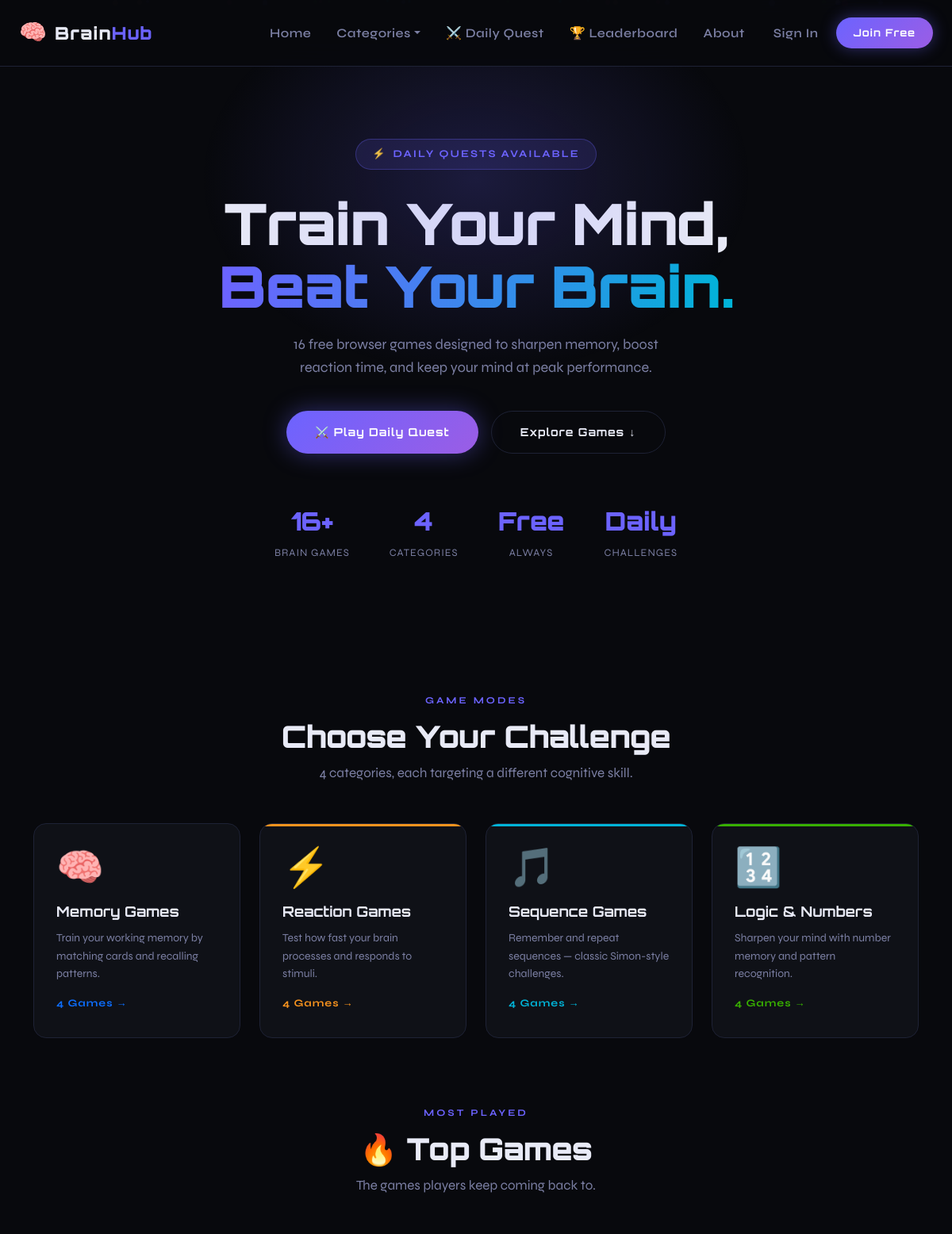
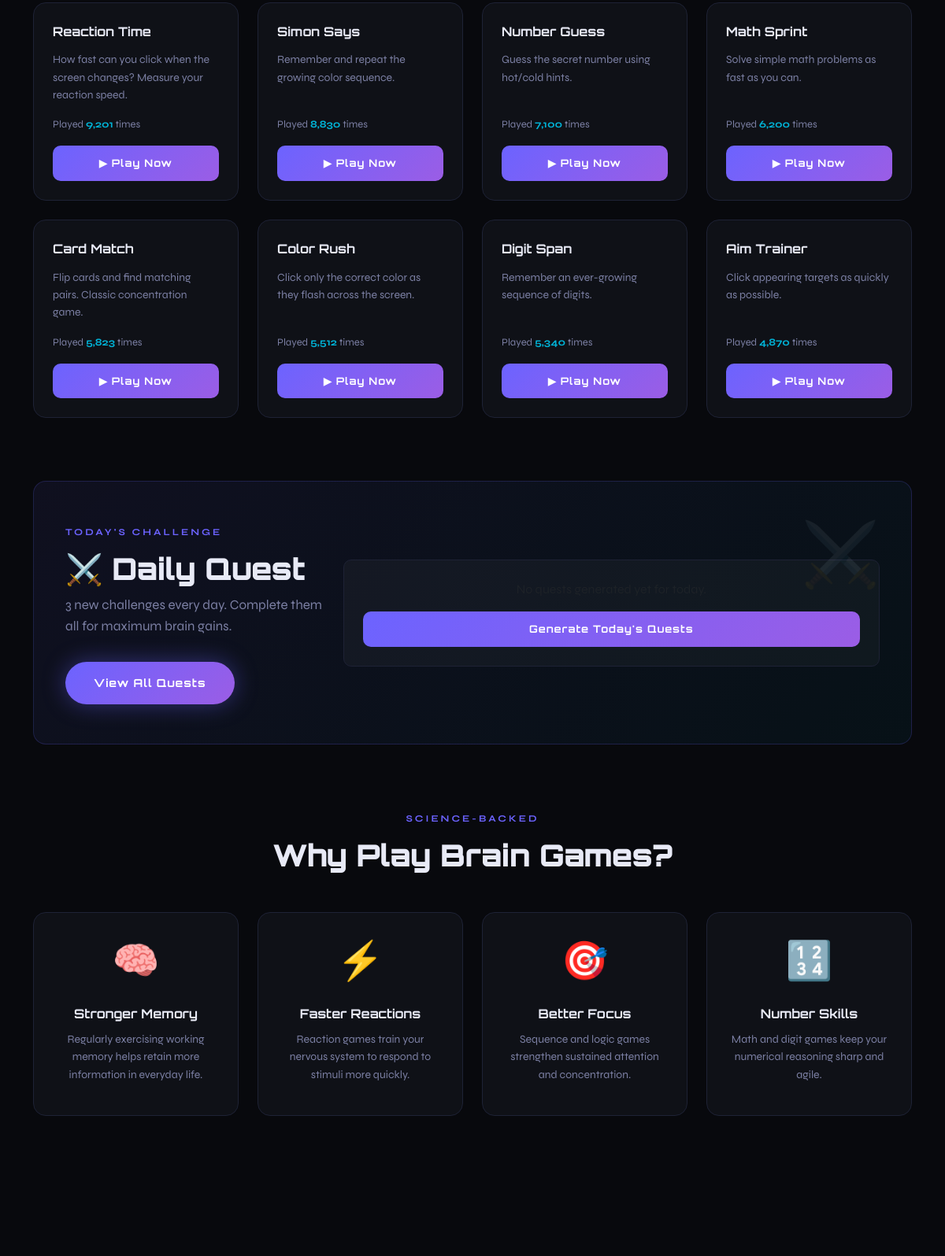
The page / (upper part) on the database its author committed (2 pictures, top to bottom).
### tables this page shows
CREATE TABLE categories (
    id INT AUTO_INCREMENT PRIMARY KEY,
    name VARCHAR(100) NOT NULL,
    slug VARCHAR(100) NOT NULL UNIQUE,
    icon VARCHAR(10) NOT NULL,
    description TEXT,
    color VARCHAR(50) DEFAULT '#6c63ff'
);

CREATE TABLE games (
    id INT AUTO_INCREMENT PRIMARY KEY,
    category_id INT NOT NULL,
    title VARCHAR(150) NOT NULL,
    slug VARCHAR(150) NOT NULL UNIQUE,
    description TEXT,
    status ENUM('active','draft') DEFAULT 'active',
    plays INT DEFAULT 0,
    created_at TIMESTAMP DEFAULT CURRENT_TIMESTAMP,
    FOREIGN KEY (category_id) REFERENCES categories(id) ON DELETE CASCADE
);

### index.php (the view, shortened to what this page needs)
<?php
require_once __DIR__ . "/includes/db.php";
$categories = $pdo->query("SELECT * FROM categories")->fetchAll();
$featuredGames = $pdo->query("
    SELECT games.*, categories.name AS cat_name, categories.slug AS cat_slug
    FROM games
    JOIN categories ON games.category_id = categories.id
    WHERE games.status = 'active'
    ORDER BY games.plays DESC
    LIMIT 8
")->fetchAll();
$today = date("Y-m-d");
$todayQuests = $pdo->prepare("
    SELECT dq.*, games.slug, games.description
    FROM daily_quests dq
    JOIN games ON dq.game_id = games.id
    WHERE dq.quest_date = ?
    LIMIT 3
");
$todayQuests->execute([$today]);
$quests = $todayQuests->fetchAll();
require_once __DIR__ . "/includes/header.php";
$catColors = [
    'memory'   => ['--primary','rgba(108,99,255,0.1)'],
    'reaction' => ['#f7931e','rgba(247,147,30,0.1)'],
    'sequence' => ['#00b4d8','rgba(0,180,216,0.1)'],
    'logic'    => ['#38b000','rgba(56,176,0,0.1)'],
];
?>
<section class="hero">
    <div class="hero-glow"></div>
    <div class="container">
        <div class="hero-badge">
            <span>⚡</span> DAILY QUESTS AVAILABLE
        </div>
        <h1 class="hero-title">
            <span class="line1">Train Your Mind,</span><br>
            <span class="line2">Beat Your Brain.</span>
        </h1>
        <p class="hero-sub">16 free browser games designed to sharpen memory, boost reaction time, and keep your mind at peak performance.</p>
        <div class="hero-actions">
            <a href="/brainhub/brainhub/daily-quest.php" class="btn-primary-hero">⚔️ Play Daily Quest</a>
            <a href="#categories" class="btn-outline-hero">Explore Games ↓</a>
        </div>
        <div class="hero-stats">
            <div class="hstat">
                <span class="hstat-num">16+</span>
                <span class="hstat-label">Brain Games</span>
            </div>
            <div class="hstat">
                <span class="hstat-num">4</span>
                <span class="hstat-label">Categories</span>
            </div>
            <div class="hstat">
                <span class="hstat-num">Free</span>
                <span class="hstat-label">Always</span>
            </div>
            <div class="hstat">
                <span class="hstat-num">Daily</span>
                <span class="hstat-label">Challenges</span>
            </div>
        </div>
    </div>
</section>
<section class="section-pad" id="categories">
    <div class="container">
        <div class="section-header">
            <span class="section-label">Game Modes</span>
            <h2 class="section-title">Choose Your Challenge</h2>
            <p class="section-sub">4 categories, each targeting a different cognitive skill.</p>
        </div>
        <div class="row g-4">
            <?php foreach ($categories as $i => $cat):
                $cc = $catColors[$cat['slug']] ?? ['var(--primary)', 'rgba(108,99,255,0.1)'];
                $count = $pdo->prepare("SELECT COUNT(*) FROM games WHERE category_id = ? AND status='active'");
                $count->execute([$cat['id']]);
                $gameCount = $count->fetchColumn();
            ?>
            <div class="col-lg-3 col-sm-6 fade-in-delay-<?php echo min($i+1,3); ?>">
                <a href="/brainhub/brainhub/category.php?slug=<?php echo urlencode($cat['slug']); ?>"
                   class="category-card"
                   style="--cat-color:<?php echo $cc[0]; ?>; --cat-glow:<?php echo $cc[1]; ?>">
                    <span class="cat-icon"><?php echo $cat['icon']; ?></span>
                    <div class="cat-name"><?php echo htmlspecialchars($cat['name']); ?></div>
                    <div class="cat-desc"><?php echo htmlspecialchars($cat['description']); ?></div>
                    <div class="cat-count"><?php echo $gameCount; ?> Games →</div>
                </a>
            </div>
            <?php endforeach; ?>
        </div>
    </div>
</section>
<section class="section-pad" style="padding-top:0">
    <div class="container">
        <div class="section-header">
            <span class="section-label">Most Played</span>
            <h2 class="section-title">🔥 Top Games</h2>
            <p class="section-sub">The games players keep coming back to.</p>
        </div>
        <div class="row g-4">
            <?php foreach ($featuredGames as $game): ?>
            <div class="col-lg-3 col-sm-6">
                <div class="game-card">
                    <div class="game-card-top">
                        <div class="game-title"><?php echo htmlspecialchars($game['title']); ?></div>
                    </div>
                    <p class="game-desc"><?php echo htmlspecialchars($game['description']); ?></p>
                    <div class="game-plays">Played <span><?php echo number_format($game['plays']); ?></span> times</div>
                    <a class="btn-play" href="/brainhub/brainhub/game.php?slug=<?php echo urlencode($game['slug']); ?>">▶ Play Now</a>
                </div>
            </div>
            <?php endforeach; ?>
        </div>
    </div>
</section>
<section class="section-pad" style="padding-top:0">
    <div class="container">
        <div class="quest-section">
            <div class="row align-items-center g-4">
                <div class="col-lg-4">
                    <span class="section-label">Today's Challenge</span>
                    <h2 class="section-title">⚔️ Daily Quest</h2>
                    <p class="section-sub" style="text-align:left">3 new challenges every day. Complete them all for maximum brain gains.</p>
                    <a href="/brainhub/brainhub/daily-quest.php" class="btn-primary-hero mt-3" style="display:inline-flex">View All Quests</a>
                </div>
                <div class="col-lg-8">
                    <?php if (!empty($quests)): ?>
                    <div class="row g-3">
                        <?php foreach ($quests as $q): ?>
                        <div class="col-md-4">
                            <div class="quest-card">
                                <div class="game-title mb-2"><?php echo htmlspecialchars($q['quest_title']); ?></div>
                                <p class="game-desc"><?php echo htmlspecialchars($q['description']); ?></p>
                                <a class="btn-play" href="/brainhub/brainhub/game.php?slug=<?php echo urlencode($q['slug']); ?>">▶ Play</a>
                            </div>
                        </div>
                        <?php endforeach; ?>
                    </div>
                    <?php else: ?>
                    <div class="quest-card text-center p-4">
                        <p class="text-muted mb-3">No quests generated yet for today.</p>
                        <a href="/brainhub/brainhub/daily-quest.php" class="btn-play">Generate Today's Quests</a>
                    </div>
                    <?php endif; ?>
                </div>
            </div>
        </div>
    </div>
</section>
<section class="section-pad" style="padding-top:0">
    <div class="container">
        <div class="section-header">
            <span class="section-label">Science-Backed</span>
            <h2 class="section-title">Why Play Brain Games?</h2>
        </div>
        <div class="row g-4">
            <?php
            $benefits = [
                ['🧠','Stronger Memory','Regularly exercising working memory helps retain more information in everyday life.'],
                ['⚡','Faster Reactions','Reaction games train your nervous system to respond to stimuli more quickly.'],
                ['🎯','Better Focus','Sequence and logic games strengthen sustained attention and concentration.'],
                ['🔢','Number Skills','Math and digit games keep your numerical reasoning sharp and agile.'],
            ];
            foreach ($benefits as $b):
            ?>
            <div class="col-lg-3 col-sm-6">
                <div class="game-card" style="text-align:center; align-items:center">
                    <div style="font-size:48px; margin-bottom:16px"><?php echo $b[0]; ?></div>
                    <div class="game-title mb-2"><?php echo $b[1]; ?></div>
                    <p class="game-desc"><?php echo $b[2]; ?></p>
                </div>
            </div>
            <?php endforeach; ?>
        </div>
    </div>
</section>
<?php require_once __DIR__ . "/includes/footer.php"; ?>

### rows shown on the page
categories: icon "🧠", name "Memory Games", description "Train your working memory by matching cards and recalling patterns.", gameCount "4"
categories: icon "⚡", name "Reaction Games", description "Test how fast your brain processes and responds to stimuli.", gameCount "4"
categories: icon "🎵", name "Sequence Games", description "Remember and repeat sequences — classic Simon-style challenges.", gameCount "4"
categories: icon "🔢", name "Logic & Numbers", description "Sharpen your mind with number memory and pattern recognition.", gameCount "4"
games: title "Reaction Time", description "How fast can you click when the screen changes? Measure your reaction speed.", plays "9,201"
games: title "Simon Says", description "Remember and repeat the growing color sequence.", plays "8,830"
games: title "Number Guess", description "Guess the secret number using hot/cold hints.", plays "7,100"
games: title "Math Sprint", description "Solve simple math problems as fast as you can.", plays "6,200"
games: title "Card Match", description "Flip cards and find matching pairs. Classic concentration game.", plays "5,823"
games: title "Color Rush", description "Click only the correct color as they flash across the screen.", plays "5,512"
games: title "Digit Span", description "Remember an ever-growing sequence of digits.", plays "5,340"
games: title "Aim Trainer", description "Click appearing targets as quickly as possible.", plays "4,870"

### other values the page prints
$b[0] "🧠"
$b[1] "Stronger Memory"
$b[2] "Regularly exercising working memory helps retain more information in everyday life."
$b[0] "⚡"
$b[1] "Faster Reactions"
$b[2] "Reaction games train your nervous system to respond to stimuli more quickly."
$b[0] "🎯"
$b[1] "Better Focus"
$b[2] "Sequence and logic games strengthen sustained attention and concentration."
$b[0] "🔢"
$b[1] "Number Skills"
$b[2] "Math and digit games keep your numerical reasoning sharp and agile."
